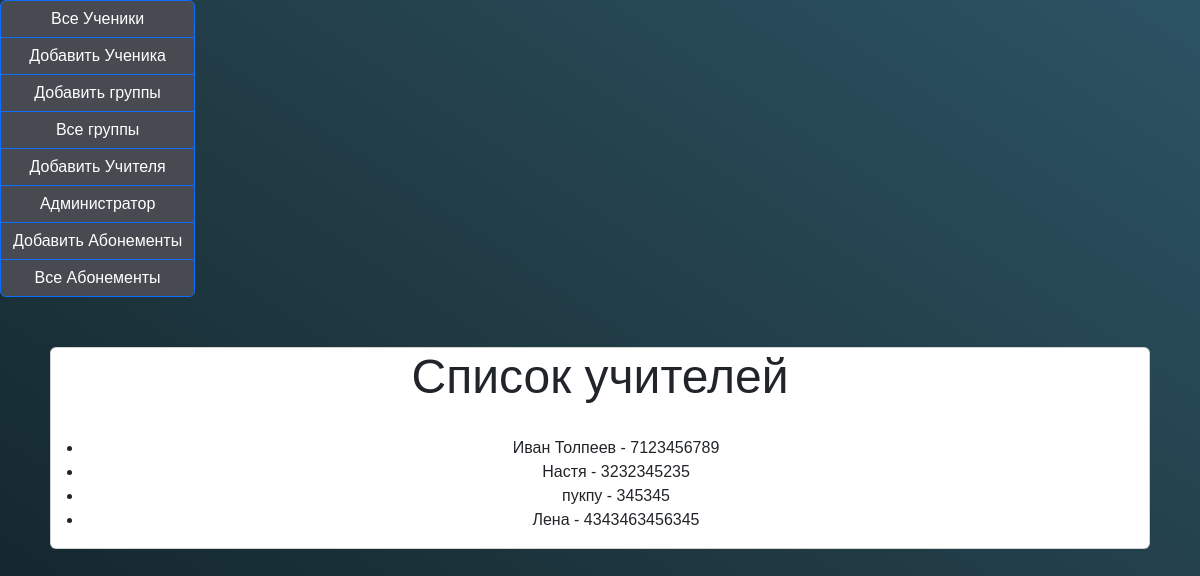
/coach_list/, run on the app's committed database.
### myapp/models.py (models this page shows)
class Coach(models.Model):
    full_name = models.CharField(max_length=255)
    phone_number = models.CharField(max_length=20)
    students = models.ManyToManyField(Client, null=True, blank=True)
    groupqs = models.ManyToManyField(Group, related_name='coach_groupqs', null=True, blank=True)

### myapp/views.py (the view)
# urls.py: path('coach_list/', coach_list, name='coach_list'),
def coach_list(request):
    coaches = Coach.objects.all()
    return render(request, 'coach_list.html', {'coaches': coaches})

### myapp/templates/coach_list.html
{% extends 'base.html' %}
{% block content %}
<div class="container">
    <div class="card">
        <h1>Список учителей</h1>
        <ul>
          {% for coach in coaches %}
            <li>{{ coach.full_name }} - {{ coach.phone_number }}</li>
          {% empty %}
            <li>No coaches yet.</li>
          {% endfor %}
        </ul>
    </div>
</div>
{% endblock %}

### myapp/static/css/myapp.css (style rules this page uses)
body { font-family: Arial, sans-serif; background-image: linear-gradient(to right top, #0f2027, #203a43, #2c5364); }
.container { max-width: 1200px; margin: 0 auto; padding: 50px; color: #fff; text-align: center; }
h1 { font-size: 3rem; margin-bottom: 30px; }

### data on the page
Coach: full_name "Иван Толпеев", phone_number "7123456789"
Coach: full_name "Настя", phone_number "3232345235"
Coach: full_name "пукпу", phone_number "345345"
Coach: full_name "Лена", phone_number "4343463456345"
